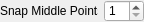
<?xml version="1.0" encoding="UTF-8"?>
<ui version="4.0">
 <class>Ui_SnapMiddleOptions</class>
 <widget class="QWidget" name="Ui_SnapMiddleOptions">
  <property name="geometry">
   <rect>
    <x>0</x>
    <y>0</y>
    <width>144</width>
    <height>22</height>
   </rect>
  </property>
  <property name="sizePolicy">
   <sizepolicy hsizetype="Maximum" vsizetype="Fixed">
    <horstretch>0</horstretch>
    <verstretch>0</verstretch>
   </sizepolicy>
  </property>
  <property name="minimumSize">
   <size>
    <width>135</width>
    <height>22</height>
   </size>
  </property>
  <property name="maximumSize">
   <size>
    <width>175</width>
    <height>24</height>
   </size>
  </property>
  <property name="mouseTracking">
   <bool>true</bool>
  </property>
  <property name="windowTitle">
   <string>Snap Distance Options</string>
  </property>
  <layout class="QHBoxLayout" name="horizontalLayout">
   <property name="leftMargin">
    <number>0</number>
   </property>
   <property name="topMargin">
    <number>0</number>
   </property>
   <property name="rightMargin">
    <number>0</number>
   </property>
   <property name="bottomMargin">
    <number>0</number>
   </property>
   <item>
    <widget class="QLabel" name="lDist">
     <property name="sizePolicy">
      <sizepolicy hsizetype="MinimumExpanding" vsizetype="Preferred">
       <horstretch>0</horstretch>
       <verstretch>0</verstretch>
      </sizepolicy>
     </property>
     <property name="text">
      <string>Snap Middle Points:</string>
     </property>
     <property name="wordWrap">
      <bool>false</bool>
     </property>
    </widget>
   </item>
   <item>
    <widget class="QSpinBox" name="sbMiddlePoints">
     <property name="sizePolicy">
      <sizepolicy hsizetype="Preferred" vsizetype="Fixed">
       <horstretch>0</horstretch>
       <verstretch>0</verstretch>
      </sizepolicy>
     </property>
     <property name="maximumSize">
      <size>
       <width>40</width>
       <height>16777215</height>
      </size>
     </property>
     <property name="toolTip">
      <string>Number of equidistant division points</string>
     </property>
     <property name="minimum">
      <number>1</number>
     </property>
     <property name="value">
      <number>1</number>
     </property>
    </widget>
   </item>
  </layout>
 </widget>
 <layoutdefault spacing="6" margin="11"/>
 <includes>
  <include location="local">rs_circle.h</include>
  <include location="local">rs_settings.h</include>
 </includes>
 <resources/>
 <connections/>
</ui>
